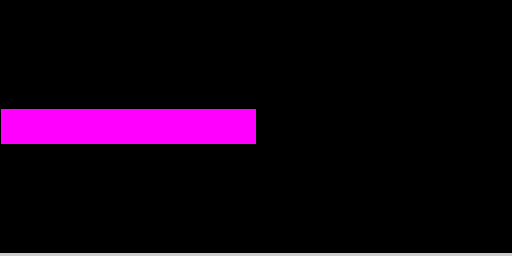
Frame 1 (no input)
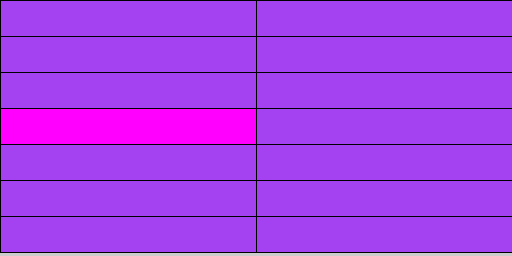
Frame 60 (the mouse pressed at the canvas centre just before this capture)
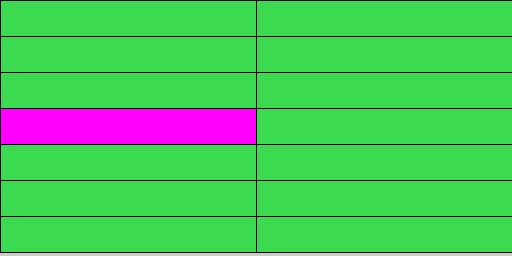
Frame 120 (the mouse held since frame 60 and released just before this capture)

The Processing sketch that drew these frames (run headless with seeded random() and noise(); from frame 60 on, the mouse is pressed at the canvas centre):

// Processing sketch: Evans_grid_edit_one
// ── Evans_grid_edit_one.pde
/*
 * Demonstrates how to create a grid rawing function
 */


//
//  Basic something to draw, by default a rectangle
//
class DrawableObject {

  float x, y;
  float w=10, h=10; //arbitrary values so we see something when this is drawn

  public void draw()
  {
    rectMode(CORNER);
    rect(x, y, w, h);
  }
}



// number of cells/objects to store in our array and draw
int OBJECTS_TO_DRAW = 14;

// grid properties
int COLS = 2;
// NOTE: rows will be calculated based on number of cols


// list of objects in our grid to draw
DrawableObject[] gridObjects = new DrawableObject[OBJECTS_TO_DRAW];

// 
// SETUP ----------------------------------------------------------
//
void setup()
{
  size(512, 256);

  setupGridPositions(gridObjects, COLS);
}



// 
// SETUP ----------------------------------------------------------
//

color f = 0;

void draw()
{
  if (frameCount % 60 == 0) f = color(random(255), random(255), random(255));

  // draw our cells
  for (int cell=0; cell < gridObjects.length; cell++)
  {  
    // let's say that cell 6 (row 2 col 3) is always purple
    if ( cell == 6 ) {
      fill(255,0,255);
    }
    else 
    {
      fill(f);
    }

    gridObjects[cell].draw();
  }

  //fill(f);
  //drawGridAt(mouseX, mouseY, gridObjects);
}


//----------------------------------------------------------------------
// update an array of grid cells based on the number of columns provided
//
void setupGridPositions( DrawableObject[] gridObjects, final int columns ) 
{
  int COL_WIDTH = width/columns; // setup width of columns
  final int NUM_ROWS = gridObjects.length/columns;
  int ROW_HEIGHT = height/NUM_ROWS;

  // position our cells in a 4x3 (4 col x 3 row) grid
  for (int cell=0; cell < gridObjects.length; cell++)
  {
    // figure out column & row for this cell 

    // wrap around the number of elements per column
    int col = cell % COLS;

    // we want the smallest whole number that this index divides into to
    // get the row
    int row = cell/COLS;

    //print("col=" + col);
    //println(", row=" + row);

    // create new cell object and put in array
    DrawableObject cellObject = new DrawableObject();
    // set the cell's position based on row/col
    cellObject.x = COL_WIDTH*col;
    cellObject.y = ROW_HEIGHT*row;

    cellObject.w = COL_WIDTH;
    cellObject.h = ROW_HEIGHT;

    gridObjects[cell] = cellObject; // put it in the array
    //    println("x="+gridObjects[cell].x);
  }
}


//----------------------------------------------------------------------
// draw the grid at a specific position
// quite useless, but fun
//
void drawGridAt(int x, int y, DrawableObject[] gridObjects)
{
  pushMatrix();
  translate(x, y);
  // draw our cells
  for (int cell=0; cell < gridObjects.length; cell++)
  {  
    gridObjects[cell].draw();
  }
  popMatrix();
}
